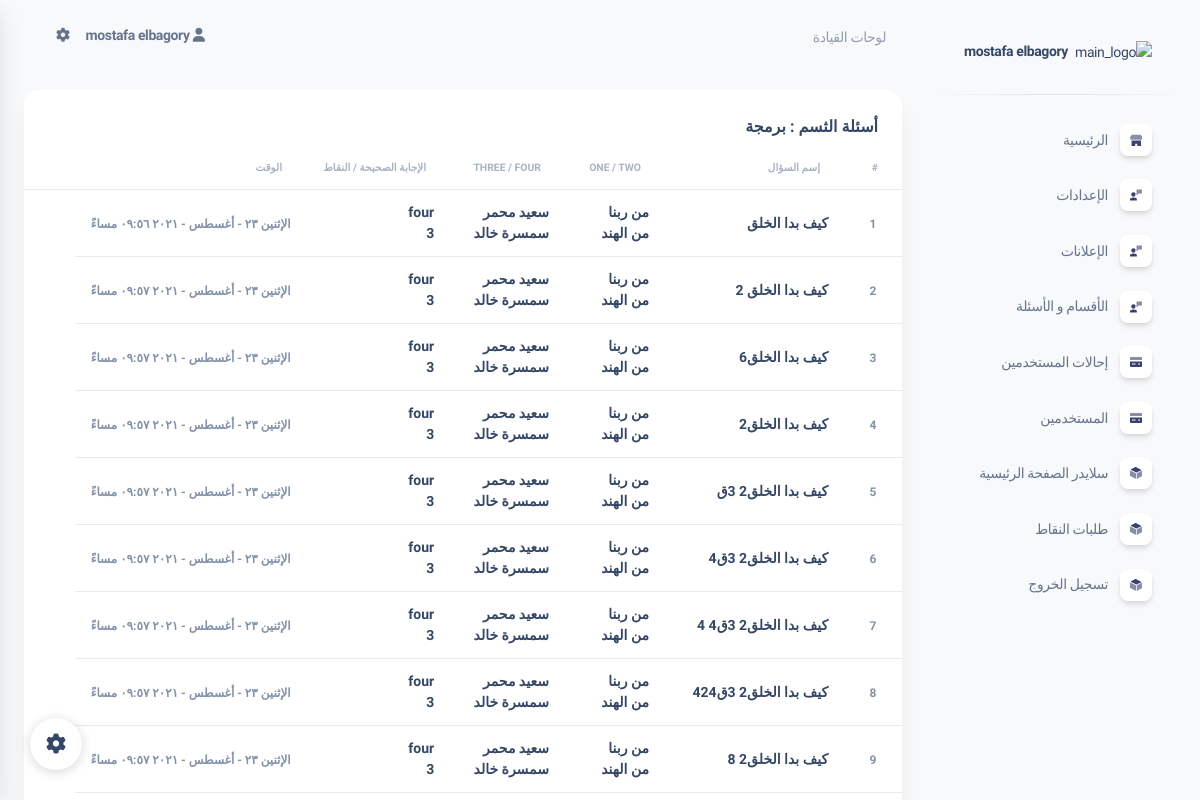
The page /dashboard/admin/question.php?code=3 (signed in) on the database its author committed.
### tables this page shows
CREATE TABLE IF NOT EXISTS `section` (
  `id` int NOT NULL AUTO_INCREMENT,
  `name` varchar(20) NOT NULL,
  `rand` varchar(10) NOT NULL,
  `date` varchar(20) NOT NULL,
  `points` int DEFAULT NULL,
  `status` bit(2) NOT NULL,
  PRIMARY KEY (`id`)
);

CREATE TABLE IF NOT EXISTS `question` (
  `id` int NOT NULL AUTO_INCREMENT,
  `sectionID` varchar(11) NOT NULL,
  `name` varchar(20) NOT NULL,
  `One` varchar(20) NOT NULL,
  `Two` varchar(20) NOT NULL,
  `three` varchar(20) NOT NULL,
  `four` varchar(20) NOT NULL,
  `correct` varchar(5) NOT NULL,
  `count` int NOT NULL,
  `points` int NOT NULL,
  `date` varchar(10) NOT NULL,
  `status` bit(2) NOT NULL,
  PRIMARY KEY (`id`)
);

### controller/function.php (called while the page is built, shortened)
<?php
include_once 'HeaderFunction.php';
function GetSection($id) {
  $conn = db (IsConn);
  $sql = "SELECT name  FROM section where id ='$id'";
  $result_img = $conn->query($sql);
  if ($result_img->num_rows == 1) {
    $row_img = $result_img->fetch_assoc();
    $name = $row_img['name'];
  }else {
    $name = false ;
  }
  return  $name;
}
function GetRandSection($id) {
  $conn = db (IsConn);
  $sql = "SELECT rand  FROM section where id ='$id'";
  $result_img = $conn->query($sql);
  if ($result_img->num_rows == 1) {
    $row_img = $result_img->fetch_assoc();
    $rand = $row_img['rand'];
  }else {
    $rand = false ;
  }
  return  $rand;
}

### dashboard/admin/question.php (the view, shortened to what this page needs)
<?php include 'layout/head.php';
      include 'layout/nav.php' ;
    if (!isset($_GET['code']) ) {
        echo '<META HTTP-EQUIV="refresh" CONTENT="0.5;URL=index.php">';
        echo error_page('404 الصفحة غير موجودة') ;
      }else {
        $code = filter_var($_GET['code'], FILTER_SANITIZE_STRING);
          }
      ?>
        <link rel="stylesheet" type="text/css" href="https://cdn.datatables.net/v/bs4/jszip-2.5.0/dt-1.10.25/af-2.3.7/b-1.7.1/b-colvis-1.7.1/b-html5-1.7.1/b-print-1.7.1/cr-1.5.4/date-1.1.0/fc-3.3.3/fh-3.1.9/kt-2.6.2/r-2.2.9/rg-1.1.3/rr-1.2.8/sc-2.0.4/sb-1.1.0/sp-1.3.0/sl-1.3.3/datatables.css"/>
    <div class="container-fluid py-4">
      <div class="row">
        <div class="col-12">
          <div class="card mb-4">
            <div class="card-header pb-0">
              <h6> أسئلة الثسم : <?=GetSection($code)?></h6>
            </div>
            <div class="card-body px-0 pt-0 pb-2">
              <div class="table-responsive p-0">
                <table id="table_id" class="table align-items-center mb-0">
                  <thead>
                    <tr>
                      <th class="text-uppercase text-secondary text-xxs font-weight-bolder opacity-7">#</th>
                      <th class="text-uppercase text-secondary text-xxs font-weight-bolder opacity-7">إسم السؤال</th>
                      <th class="text-uppercase text-secondary text-xxs font-weight-bolder opacity-7 ps-2">one / two</th>
                      <th class="text-uppercase text-secondary text-xxs font-weight-bolder opacity-7 ps-2">three / four </th>
                      <th class="text-uppercase text-secondary text-xxs font-weight-bolder opacity-7 ps-2">الإجابة الصحيحة / النقاط </th>
                      <th class="text-uppercase text-secondary text-xxs font-weight-bolder opacity-7 ps-2"> الوقت</th>
                      <th class="text-secondary opacity-7"></th>
                    </tr>
                  </thead>
                  <tbody>
               <?php
               $RandSection =  GetRandSection($code) ;
               $sql = "SELECT * FROM `question` where  sectionID = '$RandSection'  order by count ASC   ";
                      $result = $conn->query($sql);
                      if ($result->num_rows > 0) {
                        while($row = $result->fetch_assoc()) {
                          $functionID =$row['id']; ?>
                    <tr>
                    <td class="align-middle text-center"><span class="text-secondary text-xs font-weight-bold"><?=$row['count']?></span></td>
                      <td>
                        <div class="d-flex px-2 py-1">
                          <div class="d-flex flex-column justify-content-center">
                            <h6 class="mb-0 text-sm"><?=$row['name']?></h6>
                          </div>
                        </div>
                      </td>
                      <td>
                        <div class="d-flex px-2 py-1">
                          <div class="d-flex flex-column justify-content-center">
                            <h6 class="mb-0 text-sm"><?=$row['One']?></h6>
                            <h6 class="mb-0 text-sm"><?=$row['Two']?></h6>
                          </div>
                        </div>
                      </td>
                      <td>
                        <div class="d-flex px-2 py-1">
                          <div class="d-flex flex-column justify-content-center">
                            <h6 class="mb-0 text-sm"><?=$row['three']?></h6>
                            <h6 class="mb-0 text-sm"><?=$row['four']?></h6>
                          </div>
                        </div>
                      </td>
                      <td>
                        <div class="d-flex px-2 py-1">
                          <div class="d-flex flex-column justify-content-center">
                            <h6 class="mb-0 text-sm"><?=$row['correct']?></h6>
                            <h6 class="mb-0 text-sm"><?=$row['points']?></h6>
                          </div>
                        </div>
                      </td>
                      <td class="align-middle text-center"><span class="text-secondary text-xs font-weight-bold"><?=arabicDate($row['date'])?></span></td>
                    </tr>
                    <?php  } }  ?>
                  </tbody>
                </table>
              </div>
            </div>
          </div>
        </div>
      </div>
      <?php include 'layout/footer.php'; ?>

### controller/HeaderFunction.php (style rules this page uses)
* { font-family: "Tajawal", sans-serif; }

### rows shown on the page
section: name "برمجة"
question: count "1", name "كيف بدا الخلق", One "من ربنا", Two "من الهند", three "سعيد محمر", four "سمسرة خالد", correct "four", points "3", date "الإثنين ٢٣ - أغسطس - ٢٠٢١ ٠٩:٥٦ مساءً"
question: count "2", name "كيف بدا الخلق 2", One "من ربنا", Two "من الهند", three "سعيد محمر", four "سمسرة خالد", correct "four", points "3", date "الإثنين ٢٣ - أغسطس - ٢٠٢١ ٠٩:٥٧ مساءً"
question: count "3", name "كيف بدا الخلق6", One "من ربنا", Two "من الهند", three "سعيد محمر", four "سمسرة خالد", correct "four", points "3", date "الإثنين ٢٣ - أغسطس - ٢٠٢١ ٠٩:٥٧ مساءً"
question: count "4", name "كيف بدا الخلق2", One "من ربنا", Two "من الهند", three "سعيد محمر", four "سمسرة خالد", correct "four", points "3", date "الإثنين ٢٣ - أغسطس - ٢٠٢١ ٠٩:٥٧ مساءً"
question: count "5", name "كيف بدا الخلق2 3ق", One "من ربنا", Two "من الهند", three "سعيد محمر", four "سمسرة خالد", correct "four", points "3", date "الإثنين ٢٣ - أغسطس - ٢٠٢١ ٠٩:٥٧ مساءً"
question: count "6", name "كيف بدا الخلق2 3ق4", One "من ربنا", Two "من الهند", three "سعيد محمر", four "سمسرة خالد", correct "four", points "3", date "الإثنين ٢٣ - أغسطس - ٢٠٢١ ٠٩:٥٧ مساءً"
question: count "7", name "كيف بدا الخلق2 3ق4 4", One "من ربنا", Two "من الهند", three "سعيد محمر", four "سمسرة خالد", correct "four", points "3", date "الإثنين ٢٣ - أغسطس - ٢٠٢١ ٠٩:٥٧ مساءً"
question: count "8", name "كيف بدا الخلق2 3ق424", One "من ربنا", Two "من الهند", three "سعيد محمر", four "سمسرة خالد", correct "four", points "3", date "الإثنين ٢٣ - أغسطس - ٢٠٢١ ٠٩:٥٧ مساءً"
question: count "9", name "كيف بدا الخلق2 8", One "من ربنا", Two "من الهند", three "سعيد محمر", four "سمسرة خالد", correct "four", points "3", date "الإثنين ٢٣ - أغسطس - ٢٠٢١ ٠٩:٥٧ مساءً"

### other values the page prints
$_SESSION['name'] "mostafa elbagory"
